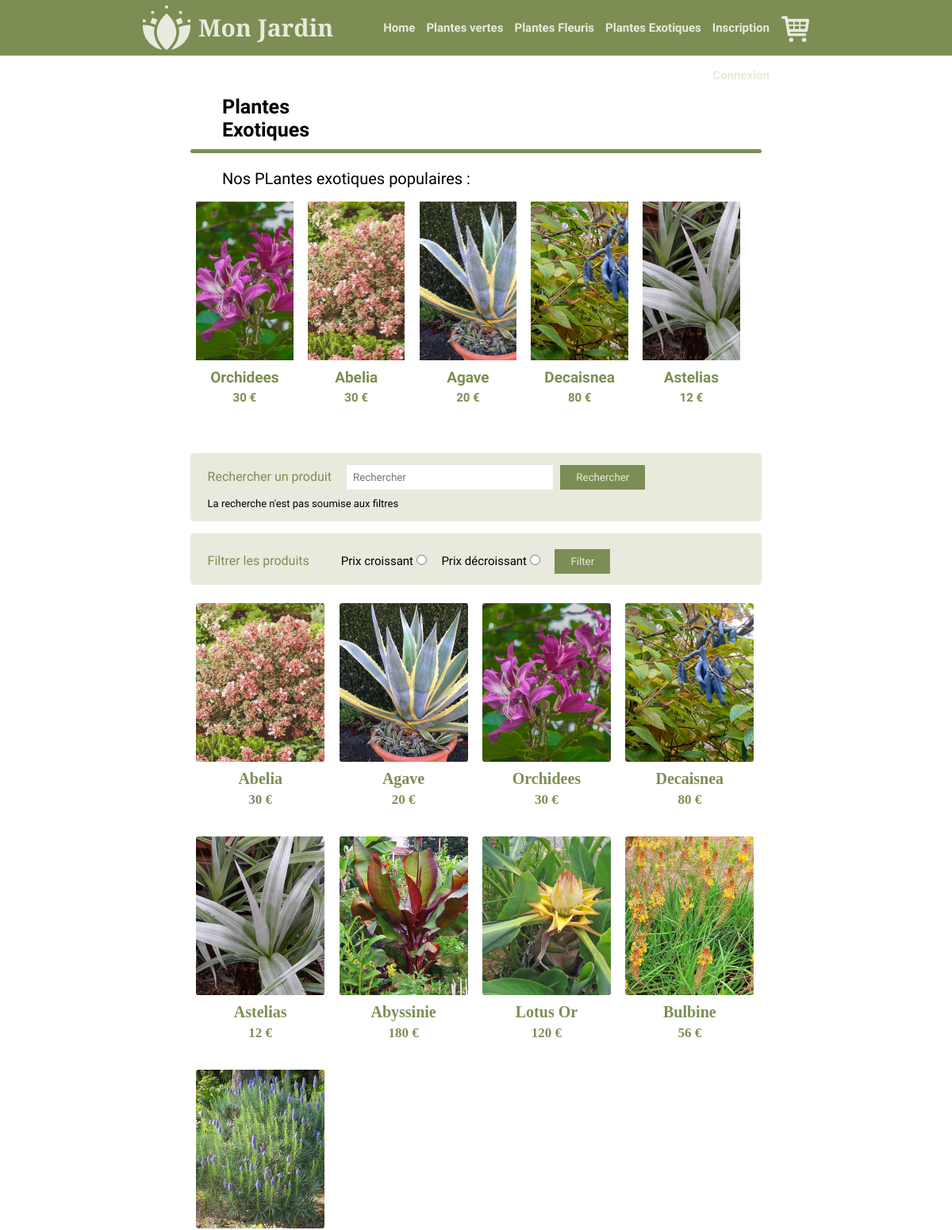
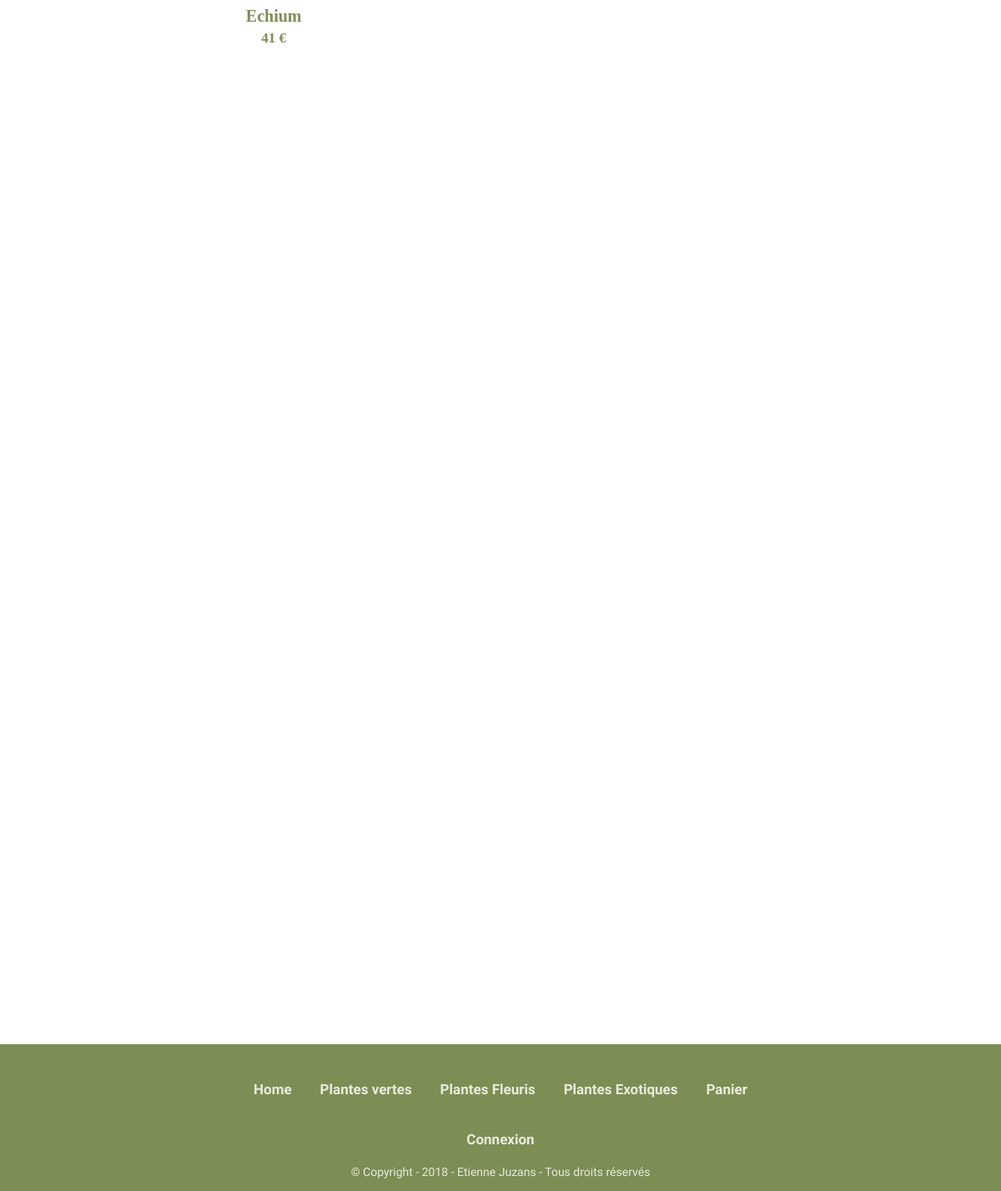
Screenshot of /PlantesExotiques with the database file from the repository (2 pictures, top to bottom).
### tables this page shows
CREATE TABLE `categories` (
  `id` int(11) NOT NULL,
  `id_produit` int(20) NOT NULL,
  `id_categories` int(20) NOT NULL
);

CREATE TABLE `Produits` (
  `id` int(11) NOT NULL,
  `name` varchar(255) NOT NULL,
  `description` text NOT NULL,
  `prix` float NOT NULL,
  `actif` int(1) DEFAULT NULL,
  `view` varchar(255) NOT NULL DEFAULT '0'
);

### controller/produit.php (called while the page is built)
<?php
$objProduitFLeuries = new produit($connect);
?>

### models/connect.class.php (called while the page is built, shortened)
<?php
class connect {
    public function setConnect(PDO $connect)
    {
        $this -> _connect = $connect;
    }
}
?>

### models/produit.class.php (called while the page is built, shortened)
<?php
class produit extends connect
{
    function afficheProduit($categorie){
        $req = $this->_connect->query("SELECT
Produits.id AS idProduit, Produits.name AS nameProduit, Produits.description AS descriptionProduit, Produits.prix AS prixProduit, Produits.actif AS actifProduit, categories.id_produit AS idProduitCategorie, categories.id_categories
FROM Produits INNER JOIN categories
ON id_categories = $categorie  AND categories.id_produit = Produits.id");
        $resReq = $req->fetchAll();
        return $resReq;
    }
    function produitPopulaire($categorie){
        $req = $this -> _connect -> query("SELECT Produits.id AS idProduit, Produits.name AS nameProduit, Produits.description AS descriptionProduit, Produits.prix AS prixProduit, Produits.actif AS actifProduit, Produits.view AS Produitview, categories.id_produit AS idProduitCategorie, categories.id_categories
FROM Produits INNER JOIN categories ON id_categories = $categorie AND categories.id_produit = Produits.id ORDER BY Produitview DESC LIMIT 5");
        $resReq = $req->fetchAll();
        return $resReq;
    }
}
?>

### views/afficheProduitPlantesExotiques.php (the view)
<?php
if (isset($_POST['recherche'])) {
    $recherche = $_POST['rechercher'];
    echo "<div class='Taille_Liste_Produit' style=' height: 800px; width: 100%;'>";
    foreach ($objProduitFLeuries->recherche("3", $recherche) as $res) {
        ?>
        <div class="Produits">
            <a href="PlantesFleuris-<?php echo $res['idProduit']?>">
                <div class="Images_Produit" style="background-image: url('./images/images_produits/<?php echo $res['nameProduit']?>.jpg'); width: 100%; height: 200px; background-size: cover;"></div>
                <div class="Info_Produits">
                    <h2><?php echo $res['nameProduit'] ?></h2>
                    <h3><?php echo $res['prixProduit'] ?> €</h3>
                </div>
            </a>
        </div>
        <?php
    }
    echo "</div>";
} else {
    if (isset($_POST['trierButton'])) {
        if ($_POST['trier'] == 'PrixCroissant') {
            echo "<div class='Taille_Liste_Produit' style=' height: 2050px; width: 100%;'>";
            foreach ($objProduitFLeuries->afficheProduitFiltres("3", "ORDER BY prixProduit ASC") as $res) {
                ?>
                <div class="Produits">
                    <a href="PlantesFleuris-<?php echo $res['idProduit']?>">
                        <div class="Images_Produit" style="background-image: url('./images/images_produits/<?php echo $res['nameProduit']?>.jpg'); width: 100%; height: 200px; background-size: cover;"></div>
                        <div class="Info_Produits">
                            <h2><?php echo $res['nameProduit'] ?></h2>
                            <h3><?php echo $res['prixProduit'] ?> €</h3>
                        </div>
                    </a>
                </div>
                <?php
            }
            echo "</div>";
        } else if ($_POST['trier'] == 'PrixDecroissant') {
            echo "<div class='Taille_Liste_Produit' style=' height: 2050px; width: 100%;'>";
            foreach ($objProduitFLeuries->afficheProduitFiltres("3", "ORDER BY prixProduit DESC") as $res) {
                ?>
                <div class="Produits">
                    <a href="PlantesFleuris-<?php echo $res['idProduit']?>">
                        <div class="Images_Produit" style="background-image: url('./images/images_produits/<?php echo $res['nameProduit']?>.jpg'); width: 100%; height: 200px; background-size: cover;"></div>
                        <div class="Info_Produits">
                            <h2><?php echo $res['nameProduit'] ?></h2>
                            <h3><?php echo $res['prixProduit'] ?> €</h3>
                        </div>
                    </a>
                </div>
                <?php
            }
            echo "</div>";
        }
    } else {
        echo "<div class='Taille_Liste_Produit' style=' height: 2050px; width: 100%;'>";
        foreach ($objProduitFLeuries->afficheProduit("3") as $res) {
            ?>
            <div class="Produits">
                <a href="PlantesFleuris-<?php echo $res['idProduit']?>">
                    <div class="Images_Produit" style="background-image: url('./images/images_produits/<?php echo $res['nameProduit']?>.jpg');border-radius: 3px;; width: 100%; height: 200px; background-size: cover;"></div>
                    <div class="Info_Produits">
                        <h2><?php echo $res['nameProduit'] ?></h2>
                        <h3><?php echo $res['prixProduit'] ?> €</h3>
                    </div>
                </a>
            </div>
            <?php
        }
        echo "</div>";
    }
}
?>

### views/PlantesExotiques.php
<?php
require "controller/produit.php";
?>
<section>
    <div id="PlantesExotiques">
        <div class="PlantesExotiques_Titre">
            <h2>Plantes Exotiques</h2>
        </div>
        <div class="PlantesExotiques_Barre"></div>
        <div id="PlantesExotiques_Populaire">
            <p>Nos PLantes exotiques populaires :</p>
            <?php
            foreach ($objProduitFLeuries->produitPopulaire("3") as $res) {
                ?>
                <div class="Produits_Populaire">
                    <a href="PlantesFleuris-<?php echo $res['idProduit'] ?>">
                        <div class="Images_Produits_Populaire"
                             style="background-image: url('./images/images_produits/<?php echo $res['nameProduit'] ?>.jpg'); width: 100%; height: 200px; background-size: cover;"></div>
                        <div class="Info_Produits_Populaire">
                            <h2><?php echo $res['nameProduit'] ?></h2>
                            <h3><?php echo $res['prixProduit'] ?> €</h3>
                        </div>
                    </a>
                </div>
                <?php
            }
            ?>
        </div>
        <div class="PlantesExotiques_Recherche">
            <form method="post">
                <label>Rechercher un produit</label>
                <div class="PlantesExotiques_Recherche_Text">
                    <input type="text" name="rechercher" placeholder="Rechercher"/>
                </div>
                <div class="PlantesExotiques_Recherche_Button">
                    <input type="submit" name="recherche" value="Rechercher"/>
                </div>
            </form>
            <p>La recherche n'est pas soumise aux filtres</p>
        </div>
        <div id="PlantesExotiques_Produit">
            <div class="PlantesExotiques_Trier">
                <span>
                    <label>Filtrer les produits</label>
                </span>
                <div class="PlantesExotiques_Trier_Form">
                    <form method="post">
                        <div class="PlantesExotiques_Trier_Form_Croissant">
                            <label>Prix croissant</label>
                            <input type="radio" name="trier" value="PrixCroissant"/>
                        </div>
                        <div class="PlantesExotiques_Trier_Form_Croissant">
                            <label>Prix décroissant</label>
                            <input type="radio" name="trier" value="PrixDecroissant"/>
                        </div>
                        <div class="PlantesExotiques_Trier_Form_Button">
                            <input type="submit" name="trierButton" value="Filter"/>
                        </div>
                    </form>
                </div>
            </div>
            <div class="PlantesExotiques_Liste_Produit">
                <?php
                require "afficheProduitPlantesExotiques.php";
                ?>
            </div>
        </div>
    </div>
</section>

### styles/styles.css (style rules this page uses)
html, body { margin: 0; padding: 0; }
#PlantesExotiques { width: 60%; margin: 50px auto 0px auto; }
.PlantesExotiques_Titre h2 { margin: 0px 0px 10px 0px; padding-left: 40px; font-size: 25px; color: #000000; font-family: 'Oxygen', sans-serif; }
.PlantesExotiques_Barre { width: 100%; background: #7c8e54; height: 5px; border-radius: 5px; }
.PlantesExotiques_Recherche { width: 100%; padding-top: 15px; padding-bottom: 10px; background: #e8eadd; border-radius: 5px; }
.PlantesExotiques_Recherche form { padding-left: 3%; }
.PlantesExotiques_Recherche label { display: inline; color: #7c8e54; font-family: 'Oxygen', sans-serif; }
.PlantesExotiques_Recherche p { padding-left: 3%; margin: 10px 0px 5px 0px; font-size: 13px; font-family: 'Oxygen', sans-serif; }
.PlantesExotiques_Recherche_Text { display: inline; padding-left: 15px; }
.PlantesExotiques_Recherche_Text input { width: 35%; padding: 8px; color: #000; border: none; font-family: 'Oxygen', sans-serif; }
.PlantesExotiques_Recherche_Button { display: inline; padding-left: 5px; }
.PlantesExotiques_Recherche_Button input { padding: 8px 20px; color: #e8eadd; background: #7c8e54; border: 0px; font-family: 'Oxygen', sans-serif; cursor: pointer; }
.PlantesExotiques_Trier { width: 100%; padding-top: 15px; padding-bottom: 10px; background: #e8eadd; border-radius: 5px; margin-top: 15px; margin-bottom: 15px; }
.PlantesExotiques_Trier span label { margin: 0px 0px 0px 0px; padding-left: 3%; display: inline; line-height: 40px; font-size: 16px; color: #7c8e54; font-family: 'Oxygen', sans-serif; padding-right: 5%; }
.PlantesExotiques_Trier_Form { display: inline; }
.PlantesExotiques_Trier_Form form { display: inline; }
.PlantesExotiques_Trier_Form_Croissant { display: inline; padding-right: 2%; }
.PlantesExotiques_Trier_Form_Croissant label { font-size: 15px; font-family: 'Oxygen', sans-serif; }
.PlantesExotiques_Trier_Form_Croissant input { margin: 0px 0px 0px 0px; padding: 0px 0px 0px 0px; }
.PlantesExotiques_Trier_Form_Button { display: inline; }
.PlantesExotiques_Trier_Form_Button input { padding: 8px 20px; color: #e8eadd; background: #7c8e54; border: 0px; font-family: 'Oxygen', sans-serif; cursor: pointer; }
.Produits { display: inline-block; width: 22.5%; height: 280px; margin: 1%; border-radius: 3px; }
.Produits a { color: #7c8e54; text-decoration: none; }
.Info_Produits h2 { margin: 0px 0px 0px 0px; text-align: center; padding: 10px 0px 5px 0px; font-size: 20px }
.Info_Produits h3 { margin: 0px 0px 0px 0px; text-align: center; padding: 0px 0px 13px 0px; font-size: 17px; }
#PlantesExotiques_Populaire { margin-bottom: 30px; }
#PlantesExotiques_Populaire p { margin: 20px 0px 10px 0px; padding-left: 40px; font-size: 20px; color: #000000; font-family: 'Oxygen', sans-serif; }
.Produits_Populaire { display: inline-block; width: 17%; height: 280px; margin: 1%; border-radius: 3px; }
.Produits_Populaire a { color: #7c8e54; text-decoration: none; }
.Info_Produits_Populaire h2 { margin: 0px 0px 0px 0px; text-align: center; padding: 10px 0px 5px 0px; font-size: 19px; font-family: 'Oxygen', sans-serif; }
.Info_Produits_Populaire h3 { margin: 0px 0px 0px 0px; text-align: center; padding: 0px 0px 13px 0px; font-size: 15px; font-family: 'Oxygen', sans-serif; }

### rows the page displays
categories: id_produit.name (picture), id_produit.name "Orchidees", id_produit.prix "30"
categories: id_produit.name (picture), id_produit.name "Abelia", id_produit.prix "30"
categories: id_produit.name (picture), id_produit.name "Agave", id_produit.prix "20"
categories: id_produit.name (picture), id_produit.name "Decaisnea", id_produit.prix "80"
categories: id_produit.name (picture), id_produit.name "Astelias", id_produit.prix "12"
categories: id_produit.name (picture), id_produit.name "Abyssinie", id_produit.prix "180"
categories: id_produit.name (picture), id_produit.name "Lotus Or", id_produit.prix "120"
categories: id_produit.name (picture), id_produit.name "Bulbine", id_produit.prix "56"
categories: id_produit.name (picture), id_produit.name "Echium", id_produit.prix "41"
